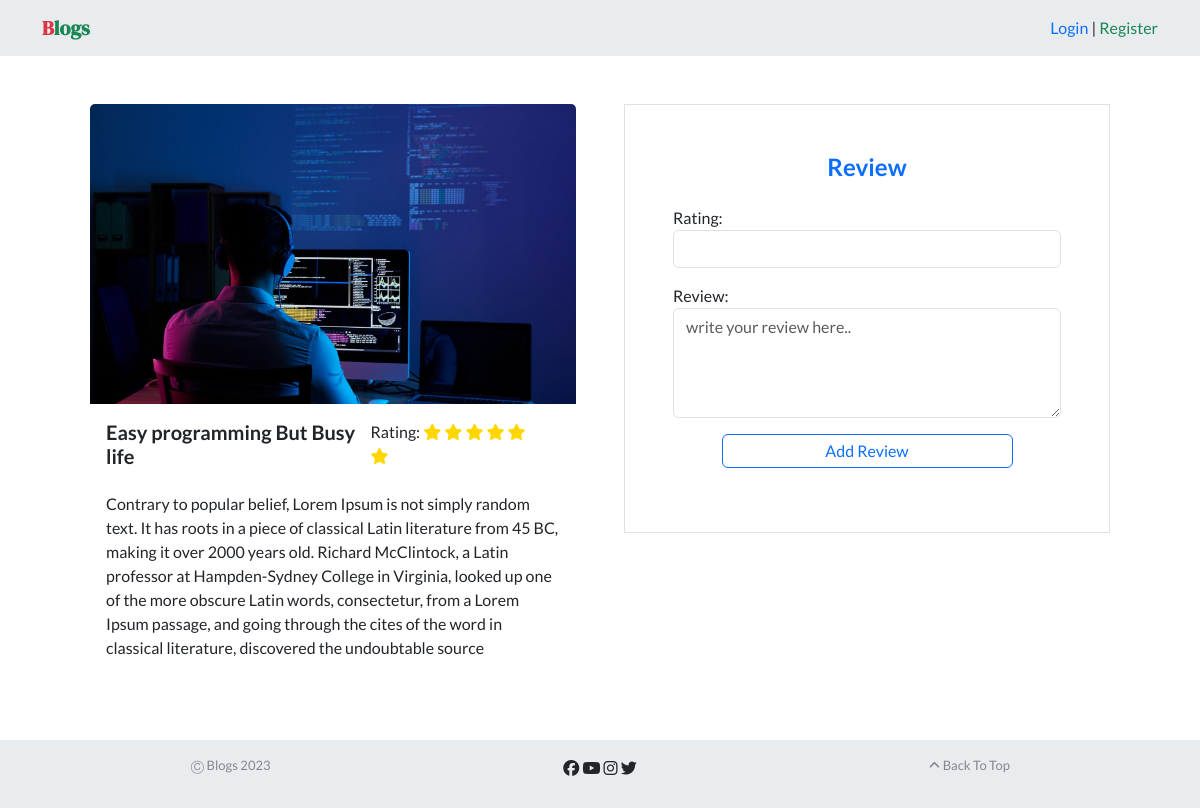
Page /blog/details/6/ on the committed database.
### blog/models.py (models this page shows, shortened)
class BlogPost(models.Model):
    id = models.AutoField(primary_key=True, null=False,
                          blank=False, unique=True)
    title = models.CharField(max_length=200)
    description = models.TextField()
    categories = models.ForeignKey(Category, on_delete=models.CASCADE)
    author = models.ForeignKey(
        settings.AUTH_USER_MODEL, on_delete=models.CASCADE, default=99999)
    status_choices = (
        ('Published', 'Published'),
        ('Unpublished', 'Unpublished'),
    )
    status = models.CharField(max_length=20, choices=status_choices)
    created_date = models.DateTimeField(auto_now_add=True)
    modified_date = models.DateTimeField(auto_now=True)
    published_date = models.DateTimeField(null=True, blank=True)
    image = models.ImageField(
        upload_to='photos/blogPhoto', null=True, blank=True)

class BlogFeedback(models.Model):
    blog = models.ForeignKey(
        BlogPost, on_delete=models.CASCADE, related_name='feedback')
    user = models.ForeignKey(Account, on_delete=models.CASCADE)
    rating = models.PositiveIntegerField(
        validators=[
            MinValueValidator(0, message=_("Rating must be 0 or higher.")),
            MaxValueValidator(6, message=_("Rating must be 6 or lower."))
        ])
    review = models.TextField()

### blog/views.py (the view)
# urls.py: path('details/<int:id>/', views.blog_details, name="details"),
def blog_details(request, id):
    blog = get_object_or_404(BlogPost, pk=id)
    if request.method == 'POST':
        feedback_form = BlogFeedbackForm(request.POST)
        if feedback_form.is_valid():
            feedback = feedback_form.save(commit=False)
            feedback.blog = blog
            feedback.user = request.user
            feedback.save()
            return redirect('details', id=id)
    else:
        feedback_form = BlogFeedbackForm()
    context = {
        'blog': blog,
        'feedback_form': feedback_form,
    }
    return render(request, 'blogdetails.html', context)

### blog/forms.py
class BlogFeedbackForm(forms.ModelForm):
    class Meta:
        model = BlogFeedback
        fields = ['rating', 'review']
    def __init__(self, *args, **kwargs):
        super().__init__(*args, **kwargs)
        self.fields['rating'].widget.attrs.update({'class': 'form-control'})
        self.fields['review'].widget.attrs.update(
            {'class': 'form-control', 'placeholder': 'write your review here..', 'rows': 4})

### blog/templates/blogdetails.html (shortened to what this page needs)
{% extends 'base.html' %}
{% block content %}
  <div class="container">
    <div class="row justify-content-center p-5 gx-5">
      <div class="col-md-6">
        <div class="card mb-3 border-0">
          <img src="{{ blog.image.url }}" class="card-img-top blog-card-img" alt="..." />
          <div class="card-body">
            <div class="d-flex justify-content-between">
              <h5 class="card-title mb-4">{{ blog.title }}</h5>
              <span class="me-4">
                Rating:{% for _ in blog.feedback.all %}
                  <i class="fas fa-star rating_color"></i>
                  {% empty %} <small>No ratings yet</small>
                {% endfor %}
              </span>
            </div>
            <p class="card-text">{{ blog.description }}</p>
          </div>
        </div>
      </div>
      <div class="col-md-6">
        <form method="post" class="h-auto mx-auto border p-5">
          <h4 class="text-center text-primary mb-4">Review</h4>
          {{ feedback_form.as_p }}
          <div class="text-center mb-3">
            <button type="submit" class="w-75 btn btn-outline-primary p-0 p-1">Add Review</button>
          </div>
        </form>
      </div>
    </div>
  </div>
{% endblock %}

### static/css/style.css (style rules this page uses)
.rating_color { color: #FFD700; }
.blog-card-img { width: 100%; height: 300px; object-fit: cover; }

### rows in the picture
BlogPost: image (picture), title "Easy programming But Busy life", description "Contrary to popular belief, Lorem Ipsum is not simply random text. It has roots in a piece of classical Latin literature from 45 BC, making it over 2000 years old. Richard McClintock, a Latin professor at Hampden-Sydney College in Virginia, looked up one of the more obscure Latin words, consectetur, from a Lorem Ipsum passage, and going through the cites of the word in classical literature, discovered the undoubtable source"
